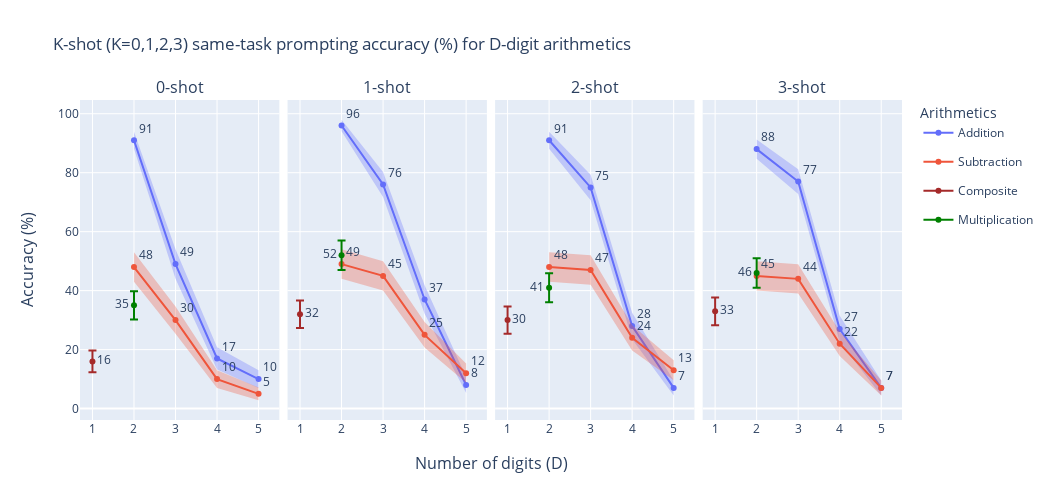

Notebook code cell kept with this figure:
### Code cell
grand_fig = make_subplots(rows=1, cols=len(one_step_figs), shared_yaxes=True,
                          x_title='Number of digits (D)',
                          y_title='Accuracy (%)',
                          horizontal_spacing=0.01,
                          subplot_titles=[f'{n_shots}-shot' for n_shots in range(4)]) 

for index, (n_shots, fig) in enumerate(one_step_figs.items()):
    fig.update_layout(xaxis_range=[0.7, 5.6])
    for trace in fig['data']:
        if index != 0:
            trace['showlegend'] = False
        grand_fig.append_trace(trace, row=1, col=index + 1)
        
xaxis_range = [0.7, 5.5]
        
grand_fig.update_layout(
    title='K-shot (K=0,1,2,3) same-task prompting accuracy (%) for D-digit arithmetics',
    legend_title='Arithmetics',
    hovermode="x",
    xaxis1_range=xaxis_range,
    xaxis2_range=xaxis_range,
    xaxis3_range=xaxis_range,
    xaxis4_range=xaxis_range,
    width=1050,
    height=500,
)
grand_fig.show()

### Figure 1 — Plotly figure (JSON) as saved in the notebook; plotly's stock layout.template omitted (floating-point values rounded to 4 significant figures)
{"data": [{"fill": "toself", "fillcolor": "rgba(99,110,250,.3)", "hoverinfo": "skip", "legendgroup": "Addition", "line": {"color": "rgba(255,255,255,0)"}, "showlegend": false, "textposition": "top right", "type": "scatter", "x": [2, 3, 4, 5, 5, 4, 3, 2], "xaxis": "x", "y": [93.86, 54.0, 20.76, 13, 7, 13.24, 44.0, 88.14], "yaxis": "y"}, {"hovertemplate": "Mode=Addition<br>n_digits=%{x}<br>n_correct=%{text}<extra></extra>", "legendgroup": "Addition", "line": {"color": "#636efa", "dash": "solid"}, "marker": {"symbol": "circle"}, "mode": "markers+text+lines", "name": "Addition", "orientation": "v", "showlegend": true, "text": [91, 49, 17, 10], "textposition": "top right", "type": "scatter", "x": [2, 3, 4, 5], "xaxis": "x", "y": [91, 49, 17, 10], "yaxis": "y"}, {"fill": "toself", "fillcolor": "rgba(239,85,59,.3)", "hoverinfo": "skip", "legendgroup": "Subtraction", "line": {"color": "rgba(255,255,255,0)"}, "showlegend": false, "textposition": "top right", "type": "scatter", "x": [2, 3, 4, 5, 5, 4, 3, 2], "xaxis": "x", "y": [53.0, 34.58, 13, 7.179, 2.821, 7, 25.42, 43.0], "yaxis": "y"}, {"hovertemplate": "Mode=Subtraction<br>n_digits=%{x}<br>n_correct=%{text}<extra></extra>", "legendgroup": "Subtraction", "line": {"color": "#EF553B", "dash": "solid"}, "marker": {"symbol": "circle"}, "mode": "markers+text+lines", "name": "Subtraction", "orientation": "v", "showlegend": true, "text": [48, 30, 10, 5], "textposition": "top right", "type": "scatter", "x": [2, 3, 4, 5], "xaxis": "x", "y": [48, 30, 10, 5], "yaxis": "y"}, {"error_y": {"array": [3.666], "type": "data", "visible": true}, "marker": {"color": "brown"}, "mode": "lines+markers+text", "name": "Composite", "text": ["16"], "textposition": "middle right", "type": "scatter", "x": [1], "xaxis": "x", "y": [16], "yaxis": "y"}, {"error_y": {"array": [4.77], "type": "data", "visible": true}, "marker": {"color": "green"}, "mode": "lines+markers+text", "name": "Multiplication", "text": ["35"], "textposition": "middle left", "type": "scatter", "x": [2], "xaxis": "x", "y": [35], "yaxis": "y"}, {"fill": "toself", "fillcolor": "rgba(99,110,250,.3)", "hoverinfo": "skip", "legendgroup": "Addition", "line": {"color": "rgba(255,255,255,0)"}, "showlegend": false, "textposition": "top right", "type": "scatter", "x": [2, 3, 4, 5, 5, 4, 3, 2], "xaxis": "x2", "y": [97.96, 80.27, 41.83, 10.71, 5.287, 32.17, 71.73, 94.04], "yaxis": "y2"}, {"hovertemplate": "Mode=Addition<br>n_digits=%{x}<br>n_correct=%{text}<extra></extra>", "legendgroup": "Addition", "line": {"color": "#636efa", "dash": "solid"}, "marker": {"symbol": "circle"}, "mode": "markers+text+lines", "name": "Addition", "orientation": "v", "showlegend": false, "text": [96, 76, 37, 8], "textposition": "top right", "type": "scatter", "x": [2, 3, 4, 5], "xaxis": "x2", "y": [96, 76, 37, 8], "yaxis": "y2"}, {"fill": "toself", "fillcolor": "rgba(239,85,59,.3)", "hoverinfo": "skip", "legendgroup": "Subtraction", "line": {"color": "rgba(255,255,255,0)"}, "showlegend": false, "textposition": "top right", "type": "scatter", "x": [2, 3, 4, 5, 5, 4, 3, 2], "xaxis": "x2", "y": [54.0, 49.97, 29.33, 15.25, 8.75, 20.67, 40.03, 44.0], "yaxis": "y2"}, {"hovertemplate": "Mode=Subtraction<br>n_digits=%{x}<br>n_correct=%{text}<extra></extra>", "legendgroup": "Subtraction", "line": {"color": "#EF553B", "dash": "solid"}, "marker": {"symbol": "circle"}, "mode": "markers+text+lines", "name": "Subtraction", "orientation": "v", "showlegend": false, "text": [49, 45, 25, 12], "textposition": "top right", "type": "scatter", "x": [2, 3, 4, 5], "xaxis": "x2", "y": [49, 45, 25, 12], "yaxis": "y2"}, {"error_y": {"array": [4.665], "type": "data", "visible": true}, "marker": {"color": "brown"}, "mode": "lines+markers+text", "name": "Composite", "showlegend": false, "text": ["32"], "textposition": "middle right", "type": "scatter", "x": [1], "xaxis": "x2", "y": [32], "yaxis": "y2"}, {"error_y": {"array": [4.996], "type": "data", "visible": true}, "marker": {"color": "green"}, "mode": "lines+markers+text", "name": "Multiplication", "showlegend": false, "text": ["52"], "textposition": "middle left", "type": "scatter", "x": [2], "xaxis": "x2", "y": [52], "yaxis": "y2"}, {"fill": "toself", "fillcolor": "rgba(99,110,250,.3)", "hoverinfo": "skip", "legendgroup": "Addition", "line": {"color": "rgba(255,255,255,0)"}, "showlegend": false, "textposition": "top right", "type": "scatter", "x": [2, 3, 4, 5, 5, 4, 3, 2], "xaxis": "x3", "y": [93.86, 79.33, 32.49, 9.551, 4.449, 23.51, 70.67, 88.14], "yaxis": "y3"}, {"hovertemplate": "Mode=Addition<br>n_digits=%{x}<br>n_correct=%{text}<extra></extra>", "legendgroup": "Addition", "line": {"color": "#636efa", "dash": "solid"}, "marker": {"symbol": "circle"}, "mode": "markers+text+lines", "name": "Addition", "orientation": "v", "showlegend": false, "text": [91, 75, 28, 7], "textposition": "top right", "type": "scatter", "x": [2, 3, 4, 5], "xaxis": "x3", "y": [91, 75, 28, 7], "yaxis": "y3"}, {"fill": "toself", "fillcolor": "rgba(239,85,59,.3)", "hoverinfo": "skip", "legendgroup": "Subtraction", "line": {"color": "rgba(255,255,255,0)"}, "showlegend": false, "textposition": "top right", "type": "scatter", "x": [2, 3, 4, 5, 5, 4, 3, 2], "xaxis": "x3", "y": [53.0, 51.99, 28.27, 16.36, 9.637, 19.73, 42.01, 43.0], "yaxis": "y3"}, {"hovertemplate": "Mode=Subtraction<br>n_digits=%{x}<br>n_correct=%{text}<extra></extra>", "legendgroup": "Subtraction", "line": {"color": "#EF553B", "dash": "solid"}, "marker": {"symbol": "circle"}, "mode": "markers+text+lines", "name": "Subtraction", "orientation": "v", "showlegend": false, "text": [48, 47, 24, 13], "textposition": "top right", "type": "scatter", "x": [2, 3, 4, 5], "xaxis": "x3", "y": [48, 47, 24, 13], "yaxis": "y3"}, {"error_y": {"array": [4.583], "type": "data", "visible": true}, "marker": {"color": "brown"}, "mode": "lines+markers+text", "name": "Composite", "showlegend": false, "text": ["30"], "textposition": "middle right", "type": "scatter", "x": [1], "xaxis": "x3", "y": [30], "yaxis": "y3"}, {"error_y": {"array": [4.918], "type": "data", "visible": true}, "marker": {"color": "green"}, "mode": "lines+markers+text", "name": "Multiplication", "showlegend": false, "text": ["41"], "textposition": "middle left", "type": "scatter", "x": [2], "xaxis": "x3", "y": [41], "yaxis": "y3"}, {"fill": "toself", "fillcolor": "rgba(99,110,250,.3)", "hoverinfo": "skip", "legendgroup": "Addition", "line": {"color": "rgba(255,255,255,0)"}, "showlegend": false, "textposition": "top right", "type": "scatter", "x": [2, 3, 4, 5, 5, 4, 3, 2], "xaxis": "x4", "y": [91.25, 81.21, 31.44, 9.551, 4.449, 22.56, 72.79, 84.75], "yaxis": "y4"}, {"hovertemplate": "Mode=Addition<br>n_digits=%{x}<br>n_correct=%{text}<extra></extra>", "legendgroup": "Addition", "line": {"color": "#636efa", "dash": "solid"}, "marker": {"symbol": "circle"}, "mode": "markers+text+lines", "name": "Addition", "orientation": "v", "showlegend": false, "text": [88, 77, 27, 7], "textposition": "top right", "type": "scatter", "x": [2, 3, 4, 5], "xaxis": "x4", "y": [88, 77, 27, 7], "yaxis": "y4"}, {"fill": "toself", "fillcolor": "rgba(239,85,59,.3)", "hoverinfo": "skip", "legendgroup": "Subtraction", "line": {"color": "rgba(255,255,255,0)"}, "showlegend": false, "textposition": "top right", "type": "scatter", "x": [2, 3, 4, 5, 5, 4, 3, 2], "xaxis": "x4", "y": [49.97, 48.96, 26.14, 9.551, 4.449, 17.86, 39.04, 40.03], "yaxis": "y4"}, {"hovertemplate": "Mode=Subtraction<br>n_digits=%{x}<br>n_correct=%{text}<extra></extra>", "legendgroup": "Subtraction", "line": {"color": "#EF553B", "dash": "solid"}, "marker": {"symbol": "circle"}, "mode": "markers+text+lines", "name": "Subtraction", "orientation": "v", "showlegend": false, "text": [45, 44, 22, 7], "textposition": "top right", "type": "scatter", "x": [2, 3, 4, 5], "xaxis": "x4", "y": [45, 44, 22, 7], "yaxis": "y4"}, {"error_y": {"array": [4.702], "type": "data", "visible": true}, "marker": {"color": "brown"}, "mode": "lines+markers+text", "name": "Composite", "showlegend": false, "text": ["33"], "textposition": "middle right", "type": "scatter", "x": [1], "xaxis": "x4", "y": [33], "yaxis": "y4"}, {"error_y": {"array": [4.984], "type": "data", "visible": true}, "marker": {"color": "green"}, "mode": "lines+markers+text", "name": "Multiplication", "showlegend": false, "text": ["46"], "textposition": "middle left", "type": "scatter", "x": [2], "xaxis": "x4", "y": [46], "yaxis": "y4"}], "layout": {"annotations": [{"font": {"size": 16}, "showarrow": false, "text": "0-shot", "x": 0.1212, "xanchor": "center", "xref": "paper", "y": 1, "yanchor": "bottom", "yref": "paper"}, {"font": {"size": 16}, "showarrow": false, "text": "1-shot", "x": 0.3738, "xanchor": "center", "xref": "paper", "y": 1, "yanchor": "bottom", "yref": "paper"}, {"font": {"size": 16}, "showarrow": false, "text": "2-shot", "x": 0.6262, "xanchor": "center", "xref": "paper", "y": 1, "yanchor": "bottom", "yref": "paper"}, {"font": {"size": 16}, "showarrow": false, "text": "3-shot", "x": 0.8788, "xanchor": "center", "xref": "paper", "y": 1, "yanchor": "bottom", "yref": "paper"}, {"font": {"size": 16}, "showarrow": false, "text": "Number of digits (D)", "x": 0.5, "xanchor": "center", "xref": "paper", "y": 0, "yanchor": "top", "yref": "paper", "yshift": -30}, {"font": {"size": 16}, "showarrow": false, "text": "Accuracy (%)", "textangle": -90, "x": 0, "xanchor": "right", "xref": "paper", "xshift": -40, "y": 0.5, "yanchor": "middle", "yref": "paper"}], "height": 500, "hovermode": "x", "legend": {"title": {"text": "Arithmetics"}}, "title": {"text": "K-shot (K=0,1,2,3) same-task prompting accuracy (%) for D-digit arithmetics"}, "width": 1050, "xaxis": {"anchor": "y", "domain": [0, 0.2425], "range": [0.7, 5.5]}, "xaxis2": {"anchor": "y2", "domain": [0.2525, 0.495], "range": [0.7, 5.5]}, "xaxis3": {"anchor": "y3", "domain": [0.505, 0.7475], "range": [0.7, 5.5]}, "xaxis4": {"anchor": "y4", "domain": [0.7575, 1], "range": [0.7, 5.5]}, "yaxis": {"anchor": "x", "domain": [0, 1]}, "yaxis2": {"anchor": "x2", "domain": [0, 1], "matches": "y", "showticklabels": false}, "yaxis3": {"anchor": "x3", "domain": [0, 1], "matches": "y", "showticklabels": false}, "yaxis4": {"anchor": "x4", "domain": [0, 1], "matches": "y", "showticklabels": false}}}
